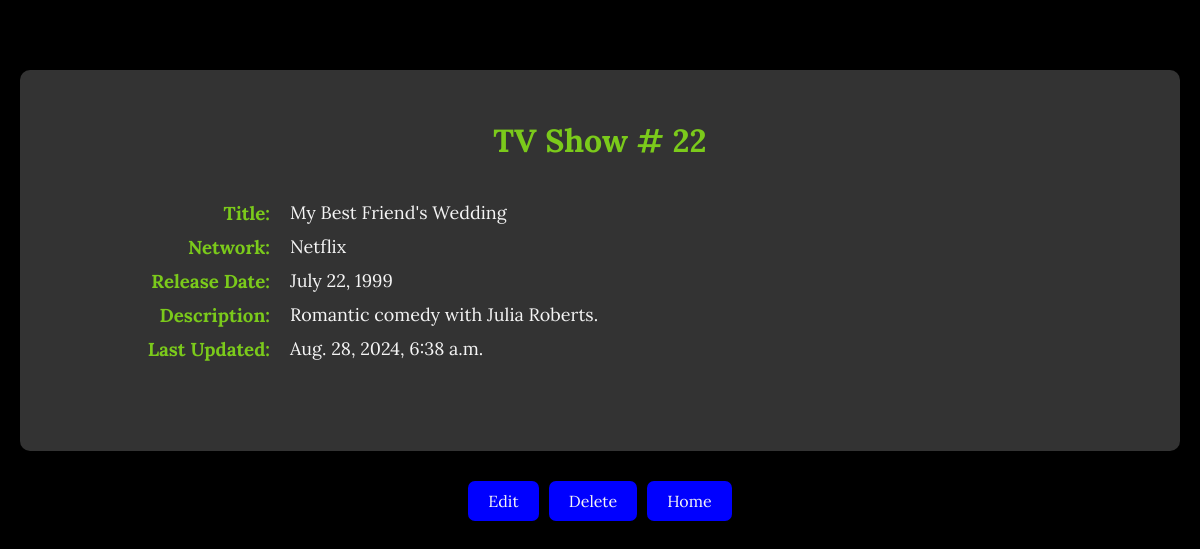
/shows/22/show, run on an earlier commit of the app's database.
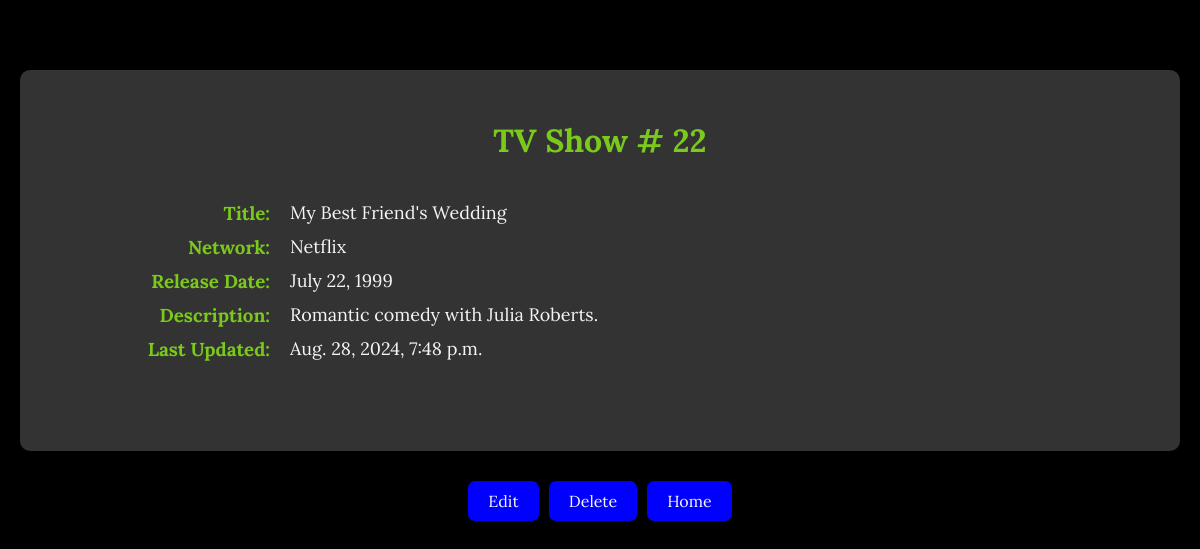
And on a later commit of the database.
### semi_restful_validated_app/models.py (models this page shows, shortened)
class Show(models.Model):
    title = models.CharField(max_length=255)
    network = models.CharField(max_length=255)
    release_date = models.DateField()
    description = models.CharField(max_length=255)
    objects = ShowManager()
    created_at = models.DateTimeField(auto_now_add=True)
    updated_at = models.DateTimeField(auto_now=True)

### semi_restful_validated_app/views.py (the view)
# urls.py: path('shows/<int:show_id>/show', views.show, name='show'),  # Display specific show details
def show(request, show_id):
    one_show = Show.objects.get(id=show_id)
    context = {
        'show': one_show
    }
    return render(request, 'tv_show.html', context)

### semi_restful_validated_app/templates/tv_show.html (shortened to what this page needs)
<!DOCTYPE html>
<html lang="en">
<head>
    {% load static %}
    <link rel="stylesheet" href="{% static 'css/tvShow.css' %}">
</head>
<body>
    <div class="container">
        <div class="main">
                <h1>TV Show # {{show.id}}</h1>
                <div class="content">
                    <div>
                        <h3>Title:</h3>
                        <p>{{ show.title }}</p>
                    </div>
                    <div>
                        <h3>Network:</h3>
                        <p>{{ show.network }}</p>
                    </div>
                    <div>
                        <h3>Release Date:</h3>
                        <p>{{ show.release_date }}</p>
                    </div>
                    <div>
                        <h3>Description:</h3>
                        <p>{{ show.description }}</p>
                    </div>
                    <div>
                        <h3>Last Updated:</h3>
                        <p>{{ show.updated_at }}</p>
                    </div>
                </div>
        </div>
        <div class="button-wrapper">
            <a href="{% url 'edit' show.id %}">
                <button class="btn" type="button">Edit</button>
            </a>
            <form method="POST" id="delete_btn" action="{% url 'delete' show.id %}">
                <button type="submit" class="btn"
                    onclick="return confirm('Are you sure you want to delete this show?');">Delete</button>
            </form>
            <button class="btn" type="button" onclick="window.location.href='{% url 'index' %}'">Home</button>
        </div>
    </div>
</body>
</html>

What changed in the data, as far as the page shows it:
changed Show "My Best Friend's Wedding": updated_at "Aug. 28, 2024, 6:38 a.m." → "Aug. 28, 2024, 7:48 p.m."
